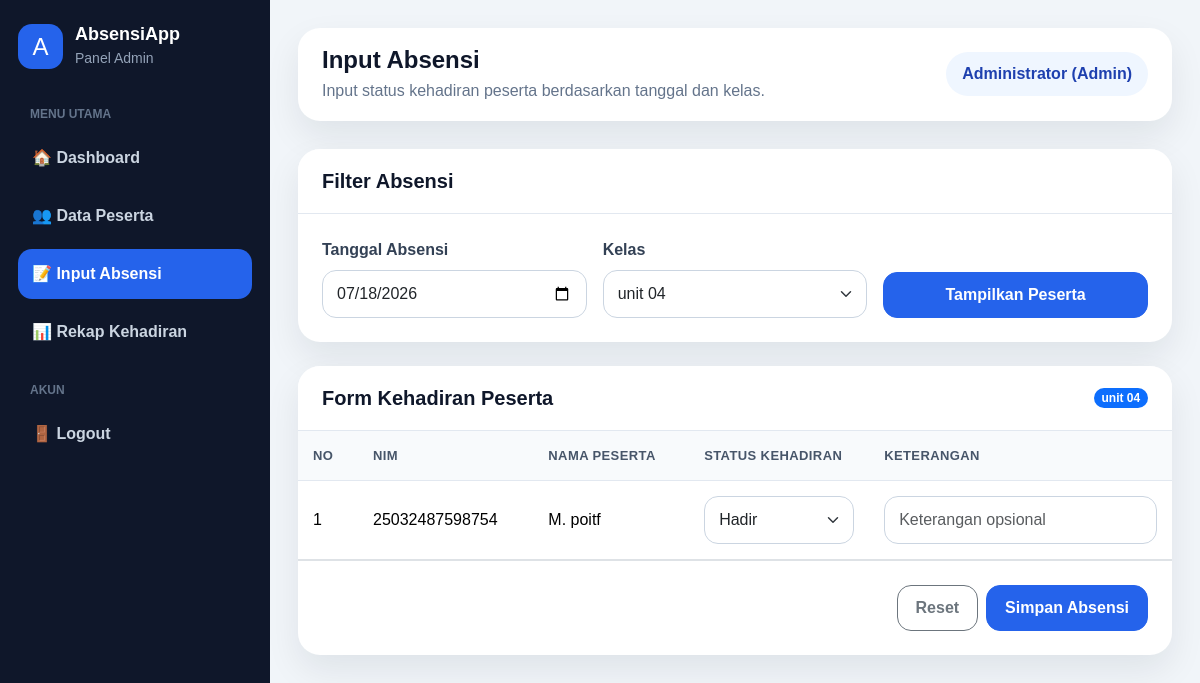
The app's page /absensi.php?kelas=unit 04 (signed in) with its own data.
### tables this page shows
CREATE TABLE `peserta` (
  `id_peserta` int(11) NOT NULL,
  `nim` varchar(30) NOT NULL,
  `nama_peserta` varchar(100) NOT NULL,
  `jenis_kelamin` enum('L','P') NOT NULL,
  `kelas` varchar(50) NOT NULL,
  `prodi` varchar(100) DEFAULT NULL,
  `no_hp` varchar(20) DEFAULT NULL,
  `alamat` text DEFAULT NULL,
  `status_peserta` enum('aktif','nonaktif') DEFAULT 'aktif',
  `created_at` timestamp NOT NULL DEFAULT current_timestamp()
);

### absensi.php (the view, shortened to what this page needs)
<?php
include "koneksi.php";
$nama = $_SESSION['nama_lengkap'];
$role = $_SESSION['role'];
$halaman="absensi";
$tanggal = isset($_GET['tanggal']) ? $_GET['tanggal'] : date('Y-m-d');
$kelas = isset($_GET['kelas']) ? $_GET['kelas'] : '';
?>
<!DOCTYPE html>
<html lang="id">
<head>
    <link href="https://cdn.jsdelivr.net/npm/bootstrap@5.3.8/dist/css/bootstrap.min.css" rel="stylesheet">
    <link rel="stylesheet" href="assets/css/style.css">
</head>
<body>
<div class="app-layout">
    <aside class="sidebar">
        <div class="logo">
            <div class="logo-box">A</div>
            <div>
                <h4>AbsensiApp</h4>
                <small>
                Panel <?= ucfirst($role); ?>
                </small>
            </div>
        </div>
        <div class="menu-label">Menu Utama</div>
        <ul class="nav-menu">
        <li>
        <a href="dashboard.php" class="<?= ($halaman=='dashboard')?'active':'' ?>">🏠 Dashboard
        </a>
        </li>
        <?php if ($role == "admin") { ?>
        <li>
            <a href="peserta.php"
            class="<?= ($halaman=='peserta')?'active':'' ?>">
                👥 Data Peserta
            </a>
        </li>
        <?php } ?>
        <li>
        <a href="absensi.php" class="<?= ($halaman=='absensi')?'active':'' ?>">📝 Input Absensi
        </a>
        </li>
        <li>
        <a href="rekap.php" class="<?= ($halaman=='rekap')?'active':'' ?>">📊 Rekap Kehadiran
        </a>
        </li>
        </ul>
        <div class="menu-label">Akun</div>
        <ul class="nav-menu">
            <li><a href="logout.php">🚪 Logout</a></li>
        </ul>
    </aside>
    <main class="main-content">
        <div class="topbar">
    <div>
        <h2>Input Absensi</h2>
        <p>Input status kehadiran peserta berdasarkan tanggal dan kelas.</p>
    </div>
    <div class="user-pill">
        <?= $nama; ?> (<?= ucfirst($role); ?>)
    </div>
</div>
        <div class="content-card mb-4">
            <div class="card-header">
                <h5>Filter Absensi</h5>
            </div>
            <div class="card-body">
                <form method="GET">
                    <div class="row g-3">
                        <div class="col-md-4">
                            <label class="form-label">Tanggal Absensi</label>
                            <input
                            type="date"
                            class="form-control"
                            name="tanggal"
                            value="<?= isset($_GET['tanggal']) ? $_GET['tanggal'] : date('Y-m-d'); ?>">
                        </div>
                        <div class="col-md-4">
                            <label class="form-label">Kelas</label>
                            <select class="form-select" name="kelas">
                            <?php
                            $kelasQuery = mysqli_query($conn,
                            "SELECT DISTINCT kelas FROM peserta
                            WHERE status_peserta='aktif'");
                            while($k = mysqli_fetch_assoc($kelasQuery)){
                            ?>
                            <option value="<?= $k['kelas']; ?>"
                            <?= ($kelas == $k['kelas']) ? 'selected' : ''; ?>>
                            <?= $k['kelas']; ?>
                            </option>
                            <?php } ?>
                            </select>
                        </div>
                        <div class="col-md-4 d-flex align-items-end">
                            <button type="submit" class="btn btn-primary w-100">
                                Tampilkan Peserta
                            </button>
                        </div>
                    </div>
                </form>
            </div>
        </div>
        <div class="content-card">
            <div class="card-header d-flex justify-content-between align-items-center">
                <h5>Form Kehadiran Peserta</h5>
                <span class="badge bg-primary rounded-pill">
                <?= $kelas ? $kelas : 'Belum dipilih'; ?>
                </span>
            </div>
            <div class="card-body p-0">
                <form action="absensi.php" method="post">
                    <div class="table-responsive">
                        <table class="table table-hover">
                            <thead>
                                <tr>
                                    <th width="60">No</th>
                                    <th>NIM</th>
                                    <th>Nama Peserta</th>
                                    <th width="180">Status Kehadiran</th>
                                    <th>Keterangan</th>
                                </tr>
                            </thead>
                            <tbody>
                            <?php if ($kelas == "") { ?>
                                <tr>
                                    <td colspan="5" class="text-center py-4">
                                        Silakan pilih unit terlebih dahulu.
                                    </td>
                                </tr>
                            <?php } else {
                                $no = 1;
                                $data = mysqli_query($conn, "
                                    SELECT * FROM peserta
                                    WHERE kelas='$kelas'
                                    AND status_peserta='aktif'
                                ");
                                while ($d = mysqli_fetch_assoc($data)) {
                                    $cekAbsen = mysqli_query($conn, "
                                        SELECT * FROM absensi
                                        WHERE id_peserta='".$d['id_peserta']."'
                                        AND tanggal='$tanggal'
                                    ");
                                    $absen = mysqli_fetch_assoc($cekAbsen);
                                    $statusAbsen = $absen['status_kehadiran'] ?? 'hadir';
                                    $ket = $absen['keterangan'] ?? '';
                            ?>
                                <tr>
                                    <td><?= $no++; ?></td>
                                    <td><?= $d['nim']; ?></td>
                                    <td><?= $d['nama_peserta']; ?></td>
                                    <td>
                                        <select class="form-select"
                                            name="status[<?= $d['id_peserta']; ?>]">
                                            <option value="hadir"
                                                <?= ($statusAbsen == 'hadir') ? 'selected' : ''; ?>>
                                                Hadir
                                            </option>
                                        </select>
                                    </td>
                                    <td>
                                        <input
                                            type="text"
                                            class="form-control"
                                            name="keterangan[<?= $d['id_peserta']; ?>]"
                                            value="<?= $ket; ?>"
                                            placeholder="Keterangan opsional">
                                    </td>
                                </tr>
                            <?php }
                            } ?>
                        </tbody>
                        </table>
                    </div>
                    <div class="p-4 border-top d-flex justify-content-end gap-2">
                        <button type="reset" class="btn btn-outline-secondary">
                            Reset
                        </button>
                        <?php if ($kelas != "") { ?>
                        <button type="submit" name="simpan" class="btn btn-primary">
                            Simpan Absensi
                        </button>
                        <?php } ?>
                    </div>
                </form>
            </div>
        </div>
    </main>
</div>
</body>
</html>

### assets/css/style.css (style rules this page uses)
:root { --primary: #2563eb; --primary-dark: #1e40af; --secondary: #64748b; --success: #16a34a; --warning: #f59e0b; --danger: #dc2626; --info: #0891b2; --dark: #0f172a; --light: #f8fafc; --soft-blue: #eff6ff; --border: #e2e8f0; --card-shadow: 0 15px 35px rgba(15, 23, 42, 0.08); }
* { box-sizing: border-box; }
body { font-family: Arial, Helvetica, sans-serif; background: #f1f5f9; color: #1e293b; margin: 0; }
a { text-decoration: none; }
.app-layout { display: flex; min-height: 100vh; }
.sidebar { width: 270px; background: #0f172a; color: white; padding: 24px 18px; position: fixed; min-height: 100vh; }
.sidebar .logo { display: flex; align-items: center; gap: 12px; margin-bottom: 35px; }
.logo-box { width: 45px; height: 45px; border-radius: 14px; background: #2563eb; display: flex; align-items: center; justify-content: center; font-size: 24px; }
.sidebar .logo h4 { margin: 0; font-size: 18px; font-weight: 800; }
.sidebar .logo small { color: #94a3b8; }
.menu-label { color: #64748b; font-size: 12px; text-transform: uppercase; font-weight: 700; margin: 24px 12px 10px; }
.nav-menu { list-style: none; padding: 0; margin: 0; }
.nav-menu li { margin-bottom: 8px; }
.nav-menu a { color: #cbd5e1; display: flex; align-items: center; gap: 12px; padding: 13px 14px; border-radius: 14px; font-weight: 600; transition: 0.2s ease; }
.nav-menu a:hover, .nav-menu a.active { background: #2563eb; color: white; }
.main-content { margin-left: 270px; width: calc(100% - 270px); padding: 28px; }
.topbar { background: white; border-radius: 22px; padding: 18px 24px; box-shadow: var(--card-shadow); display: flex; align-items: center; justify-content: space-between; margin-bottom: 28px; }
.topbar h2 { font-weight: 800; font-size: 24px; margin: 0; color: var(--dark); }
.topbar p { margin: 4px 0 0; color: var(--secondary); }
.user-pill { background: var(--soft-blue); color: var(--primary-dark); border-radius: 50px; padding: 10px 16px; font-weight: 700; }
.content-card { background: white; border-radius: 22px; box-shadow: var(--card-shadow); border: 0; overflow: hidden; }
.content-card .card-header { background: white; border-bottom: 1px solid var(--border); padding: 20px 24px; }
.content-card .card-header h5 { margin: 0; font-weight: 800; color: var(--dark); }
.content-card .card-body { padding: 24px; }
.form-label { font-weight: 700; color: #334155; }
.form-control, .form-select { border-radius: 14px; border-color: #cbd5e1; padding: 11px 14px; }
.btn { border-radius: 14px; font-weight: 700; padding: 10px 18px; }
.btn-primary { background: var(--primary); border-color: var(--primary); }
.table { margin-bottom: 0; }
.table thead th { background: #f8fafc; color: #475569; font-size: 13px; text-transform: uppercase; letter-spacing: 0.4px; border-bottom: 1px solid var(--border); }
.table td, .table th { vertical-align: middle; padding: 15px; }

### records on screen
peserta: nim "25032487598754", nama_peserta "M. poitf", id_peserta "Hadir"

### other values on screen
$role "Admin"
$nama "Administrator"
$kelas "unit 04"
form field kelas "unit 04"
